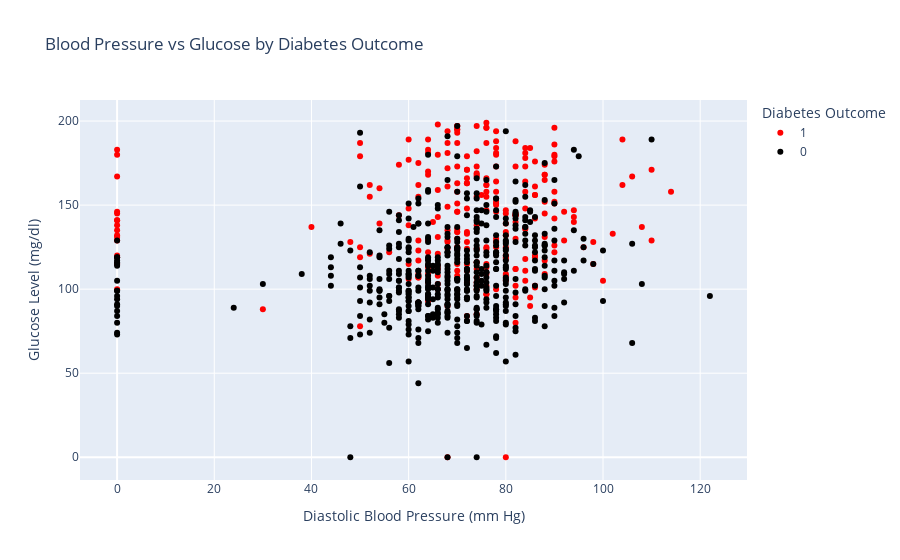

This figure's notebook cell:
### Code cell
# Creating a scatter plot
figure = px.scatter(dataset, x='BloodPressure', y='Glucose', color='Outcome',
                 labels={
                     "Outcome": "Diabetes Outcome",
                     "BloodPressure": "Diastolic Blood Pressure (mm Hg) ",
                     "Glucose": "Glucose Level (mg/dl) "
                 },
                 title="Blood Pressure vs Glucose by Diabetes Outcome",
                 color_discrete_map={'0': 'black', '1': 'red'})
# Scatter Plot Display
figure.show()

### Figure 1 — Plotly figure (JSON) as saved in the notebook; plotly's stock layout.template omitted (floating-point values rounded to 4 significant figures; data arrays with more than 128 entries replaced by an {"elided": "..."} marker saying what was removed)
{"data": [{"hovertemplate": "Diabetes Outcome=1<br>Diastolic Blood Pressure (mm Hg) =%{x}<br>Glucose Level (mg/dl) =%{y}<extra></extra>", "legendgroup": "1", "marker": {"color": "red", "symbol": "circle"}, "mode": "markers", "name": "1", "orientation": "v", "showlegend": true, "type": "scatter", "x": {"elided": "260 int values"}, "xaxis": "x", "y": {"elided": "260 int values"}, "yaxis": "y"}, {"hovertemplate": "Diabetes Outcome=0<br>Diastolic Blood Pressure (mm Hg) =%{x}<br>Glucose Level (mg/dl) =%{y}<extra></extra>", "legendgroup": "0", "marker": {"color": "black", "symbol": "circle"}, "mode": "markers", "name": "0", "orientation": "v", "showlegend": true, "type": "scatter", "x": {"elided": "490 int values"}, "xaxis": "x", "y": {"elided": "490 int values"}, "yaxis": "y"}], "layout": {"autosize": true, "legend": {"title": {"text": "Diabetes Outcome"}, "tracegroupgap": 0}, "title": {"text": "Blood Pressure vs Glucose by Diabetes Outcome"}, "xaxis": {"anchor": "y", "autorange": true, "domain": [0, 1], "range": [-7.495, 129.5], "title": {"text": "Diastolic Blood Pressure (mm Hg) "}, "type": "linear"}, "yaxis": {"anchor": "x", "autorange": true, "domain": [0, 1], "range": [-16.42, 215.4], "title": {"text": "Glucose Level (mg/dl) "}, "type": "linear"}}}
